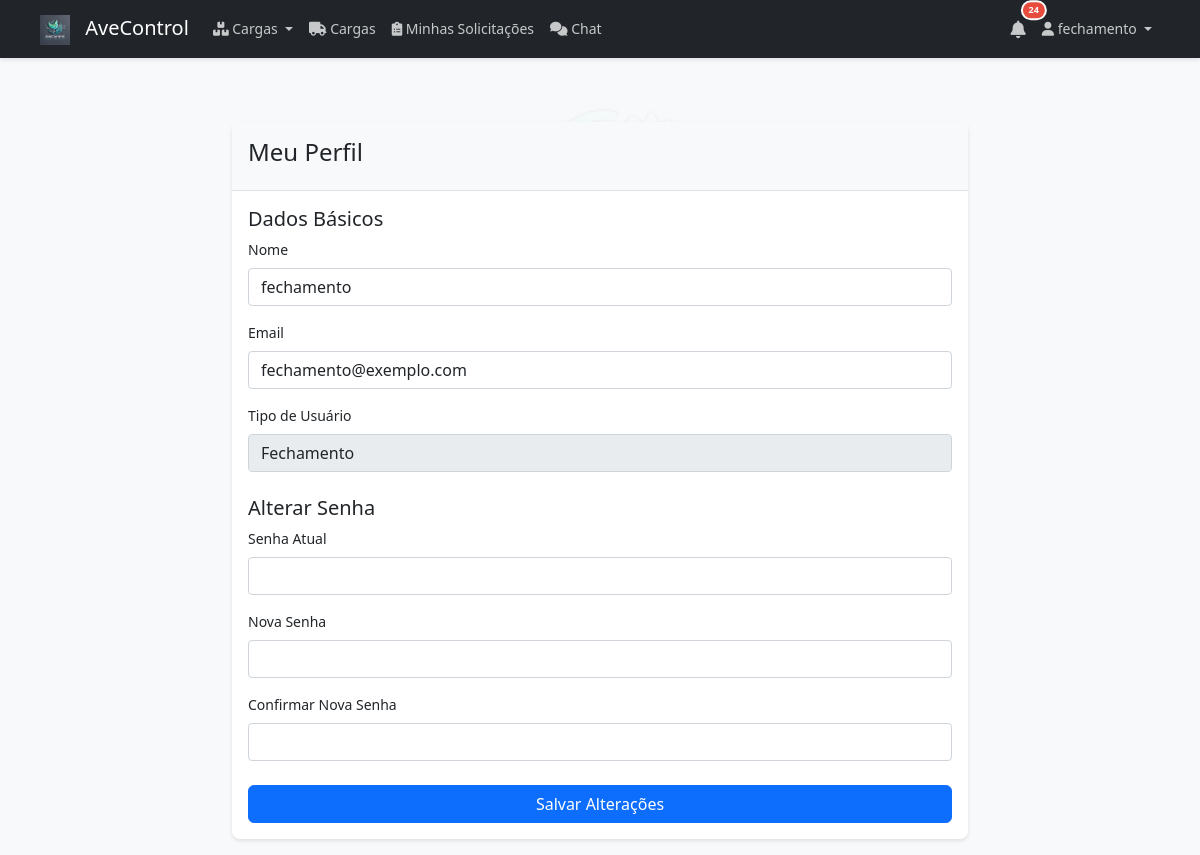
Screenshot of /perfil (signed in) with the database file from the repository.
### models/usuario.py (models this page shows, shortened)
class Usuario(UserMixin, db.Model):
    __tablename__ = 'usuarios'
    id = db.Column(db.Integer, primary_key=True)
    nome = db.Column(db.String(100), nullable=False)
    email = db.Column(db.String(120), unique=True, nullable=False)
    tipo = db.Column(db.String(50), nullable=False)
    senha_hash = db.Column(db.String(255), nullable=False)
    ativo = db.Column(db.Boolean, default=True)
    data_criacao = db.Column(db.DateTime, default=datetime.utcnow)
    ultimo_acesso = db.Column(db.DateTime)
    historicos_carga = relationship('HistoricoCarga',
                                  back_populates='usuario',
                                  primaryjoin="Usuario.id == HistoricoCarga.usuario_id",
                                  cascade='all, delete-orphan')

### routes/perfil.py (the view)
@perfil.route('/perfil', methods=['GET'])
@login_required
def ver_perfil():
    return render_template('perfil/perfil.html', usuario=current_user)

### templates/perfil/perfil.html (shortened to what this page needs)
{% extends "base.html" %}
{% block content %}
<div class="container mt-4">
    <div class="row justify-content-center">
        <div class="col-md-8">
            <div class="card">
                <div class="card-header">
                    <h4>Meu Perfil</h4>
                </div>
                <div class="card-body">
                    <form method="POST" action="{{ url_for('perfil.atualizar_perfil') }}">
                        <div class="mb-4">
                            <h5>Dados Básicos</h5>
                            <div class="mb-3">
                                <label for="nome" class="form-label">Nome</label>
                                <input type="text" class="form-control" id="nome" name="nome" value="{{ usuario.nome }}" required>
                            </div>
                            <div class="mb-3">
                                <label for="email" class="form-label">Email</label>
                                <input type="email" class="form-control" id="email" name="email" value="{{ usuario.email }}" required>
                            </div>
                            <div class="mb-3">
                                <label for="tipo" class="form-label">Tipo de Usuário</label>
                                <input type="text" class="form-control" id="tipo" value="{{ usuario.tipo|title }}" readonly>
                            </div>
                        </div>
                        <div class="mb-4">
                            <h5>Alterar Senha</h5>
                            <div class="mb-3">
                                <label for="senha_atual" class="form-label">Senha Atual</label>
                                <input type="password" class="form-control" id="senha_atual" name="senha_atual">
                            </div>
                            <div class="mb-3">
                                <label for="nova_senha" class="form-label">Nova Senha</label>
                                <input type="password" class="form-control" id="nova_senha" name="nova_senha">
                            </div>
                            <div class="mb-3">
                                <label for="confirmar_senha" class="form-label">Confirmar Nova Senha</label>
                                <input type="password" class="form-control" id="confirmar_senha" name="confirmar_senha">
                            </div>
                        </div>
                        <div class="d-grid gap-2">
                            <button type="submit" class="btn btn-primary">Salvar Alterações</button>
                        </div>
                    </form>
                </div>
            </div>
        </div>
    </div>
</div>
{% endblock %}

### templates/base.html (shortened to what this page needs)
<!DOCTYPE html>
<html lang="pt-br">
<head>
    <link href="https://cdn.jsdelivr.net/npm/bootstrap@5.1.3/dist/css/bootstrap.min.css" rel="stylesheet">
    <link rel="stylesheet" href="https://cdnjs.cloudflare.com/ajax/libs/font-awesome/6.0.0/css/all.min.css">
    <link rel="stylesheet" href="https://cdn.jsdelivr.net/npm/sweetalert2@11/dist/sweetalert2.min.css">
</head>
<body>
    <nav class="navbar navbar-expand-lg navbar-dark bg-dark">
        <div class="container-fluid px-3 px-sm-4">
            <a class="navbar-brand" href="{{ url_for('auth.index') }}">
                <img src="{{ url_for('static', filename='logo2.png') }}" alt="AveControl Logo" style="height: 30px; margin-right: 10px;">
                AveControl
            </a>
            <div class="collapse navbar-collapse" id="navbarNav">
                <ul class="navbar-nav me-auto">
                    {% if current_user.is_authenticated %}
                        <li class="nav-item dropdown">
                            <a class="nav-link dropdown-toggle" href="#" id="navbarDropdown" role="button" data-bs-toggle="dropdown">
                                <i class="fas fa-boxes"></i> Cargas
                            </a>
                        </li>
                        <li class="nav-item">
                            <a class="nav-link" href="{{ url_for('cargas.listar_cargas') }}">
                                <i class="fas fa-truck"></i> Cargas
                            </a>
                        </li>
                        <li class="nav-item">
                            <a class="nav-link" href="{{ url_for('solicitacoes.minhas_solicitacoes') }}">
                                <i class="fas fa-clipboard-list"></i> Minhas Solicitações
                            </a>
                        </li>
                        <li class="nav-item">
                            <a class="nav-link" href="{{ url_for('chat.index') }}">
                                <i class="fas fa-comments"></i> Chat
                            </a>
                        </li>
                    {% endif %}
                </ul>
                {% if current_user.is_authenticated %}
                <ul class="navbar-nav">
                    {% include 'components/notificacoes.html' %}
                    <li class="nav-item dropdown">
                        <a class="nav-link dropdown-toggle" href="#" id="userDropdown" role="button" data-bs-toggle="dropdown">
                            <i class="fas fa-user"></i> {{ current_user.nome }}
                        </a>
                    </li>
                </ul>
                {% endif %}
            </div>
        </div>
    </nav>
    <div class="container-fluid mt-4">
        {% block content %}{% endblock %}
    </div>
</body>
</html>

### templates/base.html (style rules this page uses)
body { font-size: 14px; line-height: 1.5; min-height: 100vh; display: flex; flex-direction: column; background-color: #f8f9fa; }
.card { border-radius: 8px; box-shadow: 0 2px 4px rgba(0,0,0,0.1); margin-bottom: 1rem; border: none; }
.card-header { background-color: #f8f9fa; border-bottom: 1px solid rgba(0,0,0,0.1); padding: 1rem; }
.card-body { padding: 1rem; }
.btn { font-weight: 500; border-radius: 6px; }
.navbar { background-color: #212529 !important; box-shadow: 0 2px 4px rgba(0,0,0,0.1); padding: 0.5rem 1rem; }
.navbar-brand { color: #fff !important; }
.nav-link { color: rgba(255,255,255,.75) !important; }

### templates/components/notificacoes.html (style rules this page uses)
:root { --ave-primary: #3498db; --ave-secondary: #2980b9; --ave-accent: #e8f4fc; --ave-light: #f8f9fa; --ave-danger: #e74c3c; --ave-text: #2c3e50; }

### rows the page displays
Usuario: nome "fechamento", email "fechamento@exemplo.com", tipo "Fechamento"
